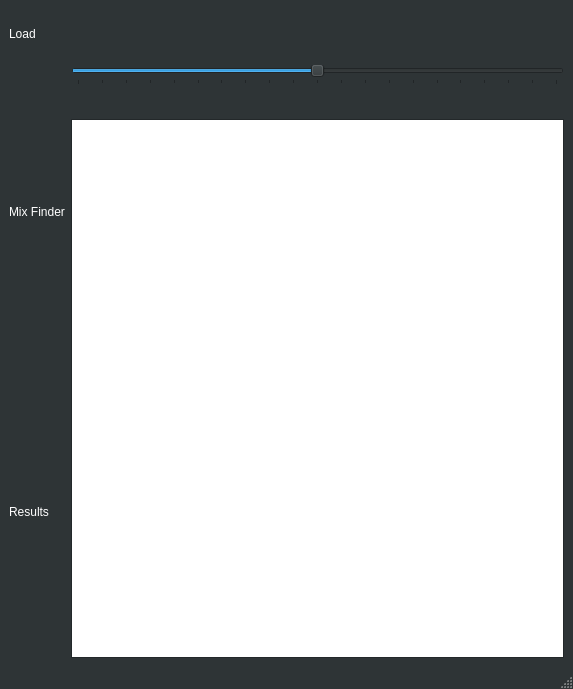
<?xml version="1.0" encoding="UTF-8"?>
<ui version="4.0">
 <class>MainWindow</class>
 <widget class="QMainWindow" name="MainWindow">
  <property name="geometry">
   <rect>
    <x>0</x>
    <y>0</y>
    <width>573</width>
    <height>689</height>
   </rect>
  </property>
  <property name="sizePolicy">
   <sizepolicy hsizetype="Minimum" vsizetype="Minimum">
    <horstretch>0</horstretch>
    <verstretch>0</verstretch>
   </sizepolicy>
  </property>
  <property name="minimumSize">
   <size>
    <width>500</width>
    <height>500</height>
   </size>
  </property>
  <property name="maximumSize">
   <size>
    <width>1677215</width>
    <height>16777215</height>
   </size>
  </property>
  <property name="palette">
   <palette>
    <active>
     <colorrole role="WindowText">
      <brush brushstyle="SolidPattern">
       <color alpha="255">
        <red>255</red>
        <green>255</green>
        <blue>255</blue>
       </color>
      </brush>
     </colorrole>
     <colorrole role="Button">
      <brush brushstyle="SolidPattern">
       <color alpha="255">
        <red>46</red>
        <green>52</green>
        <blue>54</blue>
       </color>
      </brush>
     </colorrole>
     <colorrole role="Light">
      <brush brushstyle="SolidPattern">
       <color alpha="255">
        <red>69</red>
        <green>78</green>
        <blue>81</blue>
       </color>
      </brush>
     </colorrole>
     <colorrole role="Midlight">
      <brush brushstyle="SolidPattern">
       <color alpha="255">
        <red>57</red>
        <green>65</green>
        <blue>67</blue>
       </color>
      </brush>
     </colorrole>
     <colorrole role="Dark">
      <brush brushstyle="SolidPattern">
       <color alpha="255">
        <red>23</red>
        <green>26</green>
        <blue>27</blue>
       </color>
      </brush>
     </colorrole>
     <colorrole role="Mid">
      <brush brushstyle="SolidPattern">
       <color alpha="255">
        <red>30</red>
        <green>34</green>
        <blue>36</blue>
       </color>
      </brush>
     </colorrole>
     <colorrole role="Text">
      <brush brushstyle="SolidPattern">
       <color alpha="255">
        <red>255</red>
        <green>255</green>
        <blue>255</blue>
       </color>
      </brush>
     </colorrole>
     <colorrole role="BrightText">
      <brush brushstyle="SolidPattern">
       <color alpha="255">
        <red>255</red>
        <green>255</green>
        <blue>255</blue>
       </color>
      </brush>
     </colorrole>
     <colorrole role="ButtonText">
      <brush brushstyle="SolidPattern">
       <color alpha="255">
        <red>255</red>
        <green>255</green>
        <blue>255</blue>
       </color>
      </brush>
     </colorrole>
     <colorrole role="Base">
      <brush brushstyle="SolidPattern">
       <color alpha="255">
        <red>255</red>
        <green>255</green>
        <blue>255</blue>
       </color>
      </brush>
     </colorrole>
     <colorrole role="Window">
      <brush brushstyle="SolidPattern">
       <color alpha="255">
        <red>46</red>
        <green>52</green>
        <blue>54</blue>
       </color>
      </brush>
     </colorrole>
     <colorrole role="Shadow">
      <brush brushstyle="SolidPattern">
       <color alpha="255">
        <red>0</red>
        <green>0</green>
        <blue>0</blue>
       </color>
      </brush>
     </colorrole>
     <colorrole role="AlternateBase">
      <brush brushstyle="SolidPattern">
       <color alpha="255">
        <red>23</red>
        <green>26</green>
        <blue>27</blue>
       </color>
      </brush>
     </colorrole>
     <colorrole role="ToolTipBase">
      <brush brushstyle="SolidPattern">
       <color alpha="255">
        <red>255</red>
        <green>255</green>
        <blue>220</blue>
       </color>
      </brush>
     </colorrole>
     <colorrole role="ToolTipText">
      <brush brushstyle="SolidPattern">
       <color alpha="255">
        <red>0</red>
        <green>0</green>
        <blue>0</blue>
       </color>
      </brush>
     </colorrole>
    </active>
    <inactive>
     <colorrole role="WindowText">
      <brush brushstyle="SolidPattern">
       <color alpha="255">
        <red>255</red>
        <green>255</green>
        <blue>255</blue>
       </color>
      </brush>
     </colorrole>
     <colorrole role="Button">
      <brush brushstyle="SolidPattern">
       <color alpha="255">
        <red>46</red>
        <green>52</green>
        <blue>54</blue>
       </color>
      </brush>
     </colorrole>
     <colorrole role="Light">
      <brush brushstyle="SolidPattern">
       <color alpha="255">
        <red>69</red>
        <green>78</green>
        <blue>81</blue>
       </color>
      </brush>
     </colorrole>
     <colorrole role="Midlight">
      <brush brushstyle="SolidPattern">
       <color alpha="255">
        <red>57</red>
        <green>65</green>
        <blue>67</blue>
       </color>
      </brush>
     </colorrole>
     <colorrole role="Dark">
      <brush brushstyle="SolidPattern">
       <color alpha="255">
        <red>23</red>
        <green>26</green>
        <blue>27</blue>
       </color>
      </brush>
     </colorrole>
     <colorrole role="Mid">
      <brush brushstyle="SolidPattern">
       <color alpha="255">
        <red>30</red>
        <green>34</green>
        <blue>36</blue>
       </color>
      </brush>
     </colorrole>
     <colorrole role="Text">
      <brush brushstyle="SolidPattern">
       <color alpha="255">
        <red>255</red>
        <green>255</green>
        <blue>255</blue>
       </color>
      </brush>
     </colorrole>
     <colorrole role="BrightText">
      <brush brushstyle="SolidPattern">
       <color alpha="255">
        <red>255</red>
        <green>255</green>
        <blue>255</blue>
       </color>
      </brush>
     </colorrole>
     <colorrole role="ButtonText">
      <brush brushstyle="SolidPattern">
       <color alpha="255">
        <red>255</red>
        <green>255</green>
        <blue>255</blue>
       </color>
      </brush>
     </colorrole>
     <colorrole role="Base">
      <brush brushstyle="SolidPattern">
       <color alpha="255">
        <red>255</red>
        <green>255</green>
        <blue>255</blue>
       </color>
      </brush>
     </colorrole>
     <colorrole role="Window">
      <brush brushstyle="SolidPattern">
       <color alpha="255">
        <red>46</red>
        <green>52</green>
        <blue>54</blue>
       </color>
      </brush>
     </colorrole>
     <colorrole role="Shadow">
      <brush brushstyle="SolidPattern">
       <color alpha="255">
        <red>0</red>
        <green>0</green>
        <blue>0</blue>
       </color>
      </brush>
     </colorrole>
     <colorrole role="AlternateBase">
      <brush brushstyle="SolidPattern">
       <color alpha="255">
        <red>23</red>
        <green>26</green>
        <blue>27</blue>
       </color>
      </brush>
     </colorrole>
     <colorrole role="ToolTipBase">
      <brush brushstyle="SolidPattern">
       <color alpha="255">
        <red>255</red>
        <green>255</green>
        <blue>220</blue>
       </color>
      </brush>
     </colorrole>
     <colorrole role="ToolTipText">
      <brush brushstyle="SolidPattern">
       <color alpha="255">
        <red>0</red>
        <green>0</green>
        <blue>0</blue>
       </color>
      </brush>
     </colorrole>
    </inactive>
    <disabled>
     <colorrole role="WindowText">
      <brush brushstyle="SolidPattern">
       <color alpha="255">
        <red>23</red>
        <green>26</green>
        <blue>27</blue>
       </color>
      </brush>
     </colorrole>
     <colorrole role="Button">
      <brush brushstyle="SolidPattern">
       <color alpha="255">
        <red>46</red>
        <green>52</green>
        <blue>54</blue>
       </color>
      </brush>
     </colorrole>
     <colorrole role="Light">
      <brush brushstyle="SolidPattern">
       <color alpha="255">
        <red>69</red>
        <green>78</green>
        <blue>81</blue>
       </color>
      </brush>
     </colorrole>
     <colorrole role="Midlight">
      <brush brushstyle="SolidPattern">
       <color alpha="255">
        <red>57</red>
        <green>65</green>
        <blue>67</blue>
       </color>
      </brush>
     </colorrole>
     <colorrole role="Dark">
      <brush brushstyle="SolidPattern">
       <color alpha="255">
        <red>23</red>
        <green>26</green>
        <blue>27</blue>
       </color>
      </brush>
     </colorrole>
     <colorrole role="Mid">
      <brush brushstyle="SolidPattern">
       <color alpha="255">
        <red>30</red>
        <green>34</green>
        <blue>36</blue>
       </color>
      </brush>
     </colorrole>
     <colorrole role="Text">
      <brush brushstyle="SolidPattern">
       <color alpha="255">
        <red>23</red>
        <green>26</green>
        <blue>27</blue>
       </color>
      </brush>
     </colorrole>
     <colorrole role="BrightText">
      <brush brushstyle="SolidPattern">
       <color alpha="255">
        <red>255</red>
        <green>255</green>
        <blue>255</blue>
       </color>
      </brush>
     </colorrole>
     <colorrole role="ButtonText">
      <brush brushstyle="SolidPattern">
       <color alpha="255">
        <red>23</red>
        <green>26</green>
        <blue>27</blue>
       </color>
      </brush>
     </colorrole>
     <colorrole role="Base">
      <brush brushstyle="SolidPattern">
       <color alpha="255">
        <red>46</red>
        <green>52</green>
        <blue>54</blue>
       </color>
      </brush>
     </colorrole>
     <colorrole role="Window">
      <brush brushstyle="SolidPattern">
       <color alpha="255">
        <red>46</red>
        <green>52</green>
        <blue>54</blue>
       </color>
      </brush>
     </colorrole>
     <colorrole role="Shadow">
      <brush brushstyle="SolidPattern">
       <color alpha="255">
        <red>0</red>
        <green>0</green>
        <blue>0</blue>
       </color>
      </brush>
     </colorrole>
     <colorrole role="AlternateBase">
      <brush brushstyle="SolidPattern">
       <color alpha="255">
        <red>46</red>
        <green>52</green>
        <blue>54</blue>
       </color>
      </brush>
     </colorrole>
     <colorrole role="ToolTipBase">
      <brush brushstyle="SolidPattern">
       <color alpha="255">
        <red>255</red>
        <green>255</green>
        <blue>220</blue>
       </color>
      </brush>
     </colorrole>
     <colorrole role="ToolTipText">
      <brush brushstyle="SolidPattern">
       <color alpha="255">
        <red>0</red>
        <green>0</green>
        <blue>0</blue>
       </color>
      </brush>
     </colorrole>
    </disabled>
   </palette>
  </property>
  <property name="windowTitle">
   <string>Audio Recognition</string>
  </property>
  <property name="windowIcon">
   <iconset>
    <normaloff>../../.designer/backup/icons/icons8-circle-64.png</normaloff>
    <normalon>../../.designer/backup/icons/icons8-circle-64.png</normalon>../../.designer/backup/icons/icons8-circle-64.png</iconset>
  </property>
  <widget class="QWidget" name="centralwidget">
   <layout class="QGridLayout" name="gridLayout_3">
    <item row="0" column="1">
     <layout class="QGridLayout" name="gridLayout_2">
      <item row="0" column="0">
       <widget class="QPushButton" name="audLoad1">
        <property name="text">
         <string/>
        </property>
        <property name="icon">
         <iconset>
          <normaloff>icons/icons8-insert-card-256.png</normaloff>icons/icons8-insert-card-256.png</iconset>
        </property>
        <property name="iconSize">
         <size>
          <width>50</width>
          <height>50</height>
         </size>
        </property>
        <property name="flat">
         <bool>true</bool>
        </property>
        <property name="indx" stdset="0">
         <number>1</number>
        </property>
       </widget>
      </item>
      <item row="1" column="0">
       <widget class="QPushButton" name="audLoad2">
        <property name="text">
         <string/>
        </property>
        <property name="icon">
         <iconset>
          <normaloff>icons/icons8-insert-card-256.png</normaloff>icons/icons8-insert-card-256.png</iconset>
        </property>
        <property name="iconSize">
         <size>
          <width>50</width>
          <height>50</height>
         </size>
        </property>
        <property name="flat">
         <bool>true</bool>
        </property>
        <property name="indx" stdset="0">
         <number>2</number>
        </property>
       </widget>
      </item>
      <item row="0" column="1">
       <widget class="QLabel" name="aud1Text">
        <property name="text">
         <string/>
        </property>
       </widget>
      </item>
      <item row="1" column="1">
       <widget class="QLabel" name="aud2Text">
        <property name="text">
         <string/>
        </property>
       </widget>
      </item>
     </layout>
    </item>
    <item row="1" column="1" rowspan="2">
     <layout class="QVBoxLayout" name="verticalLayout_3">
      <item>
       <widget class="QSlider" name="ratioSlider">
        <property name="maximum">
         <number>100</number>
        </property>
        <property name="singleStep">
         <number>5</number>
        </property>
        <property name="pageStep">
         <number>5</number>
        </property>
        <property name="value">
         <number>50</number>
        </property>
        <property name="orientation">
         <enum>Qt::Horizontal</enum>
        </property>
        <property name="tickPosition">
         <enum>QSlider::TicksBelow</enum>
        </property>
       </widget>
      </item>
      <item>
       <widget class="QPushButton" name="finderBtn">
        <property name="sizePolicy">
         <sizepolicy hsizetype="Minimum" vsizetype="Fixed">
          <horstretch>0</horstretch>
          <verstretch>0</verstretch>
         </sizepolicy>
        </property>
        <property name="minimumSize">
         <size>
          <width>0</width>
          <height>0</height>
         </size>
        </property>
        <property name="text">
         <string/>
        </property>
        <property name="icon">
         <iconset>
          <normaloff>icons/icons8-search-256.png</normaloff>icons/icons8-search-256.png</iconset>
        </property>
        <property name="iconSize">
         <size>
          <width>200</width>
          <height>200</height>
         </size>
        </property>
        <property name="autoRepeat">
         <bool>false</bool>
        </property>
        <property name="autoExclusive">
         <bool>false</bool>
        </property>
        <property name="default">
         <bool>false</bool>
        </property>
        <property name="flat">
         <bool>true</bool>
        </property>
       </widget>
      </item>
      <item>
       <widget class="QTableWidget" name="resultsTable">
        <property name="enabled">
         <bool>true</bool>
        </property>
        <property name="sizeAdjustPolicy">
         <enum>QAbstractScrollArea::AdjustToContents</enum>
        </property>
        <property name="editTriggers">
         <set>QAbstractItemView::NoEditTriggers</set>
        </property>
        <property name="alternatingRowColors">
         <bool>false</bool>
        </property>
        <property name="rowCount">
         <number>0</number>
        </property>
        <property name="columnCount">
         <number>0</number>
        </property>
        <attribute name="horizontalHeaderVisible">
         <bool>true</bool>
        </attribute>
       </widget>
      </item>
     </layout>
    </item>
    <item row="2" column="0">
     <widget class="QLabel" name="label_2">
      <property name="sizePolicy">
       <sizepolicy hsizetype="Preferred" vsizetype="Expanding">
        <horstretch>0</horstretch>
        <verstretch>0</verstretch>
       </sizepolicy>
      </property>
      <property name="text">
       <string>Results</string>
      </property>
     </widget>
    </item>
    <item row="0" column="0">
     <widget class="QLabel" name="label">
      <property name="text">
       <string>Load</string>
      </property>
     </widget>
    </item>
    <item row="1" column="0">
     <widget class="QLabel" name="label_3">
      <property name="sizePolicy">
       <sizepolicy hsizetype="Preferred" vsizetype="Expanding">
        <horstretch>0</horstretch>
        <verstretch>0</verstretch>
       </sizepolicy>
      </property>
      <property name="text">
       <string>Mix Finder</string>
      </property>
     </widget>
    </item>
   </layout>
  </widget>
  <widget class="QMenuBar" name="menubar">
   <property name="geometry">
    <rect>
     <x>0</x>
     <y>0</y>
     <width>573</width>
     <height>22</height>
    </rect>
   </property>
  </widget>
  <widget class="QStatusBar" name="statusbar"/>
 </widget>
 <resources/>
 <connections/>
</ui>
